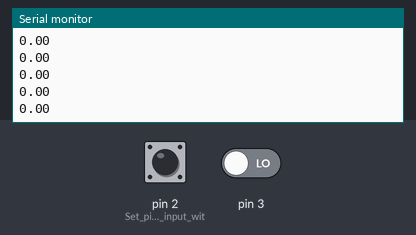
Simulated run of this sketch. Board: Arduino Uno, built with avr-gcc and run on an emulated ATmega328P. On the bench: the last lines printed to the serial monitor. Inputs (shaded band) come from the test bench; at power-on: pin 2 (Set_pin_2_as_an_input_wit) HIGH, pin 3 LOW.

Above: at 1.2 s.
1.3 s: pin 2 (Set_pin_2_as_an_input_wit) pulled LOW for 0.15 s
At 1.51 s:
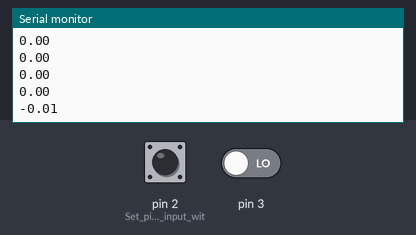
2.9 s: pin 2 (Set_pin_2_as_an_input_wit) pulled LOW for 1 s
At 3.92 s:
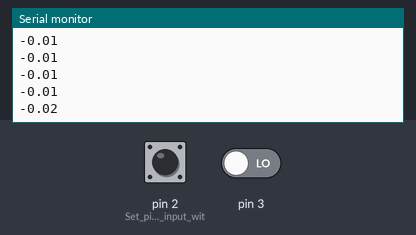
Timing chart, 0 to 5.9 s (numbered marks = the images above; inputs shaded):
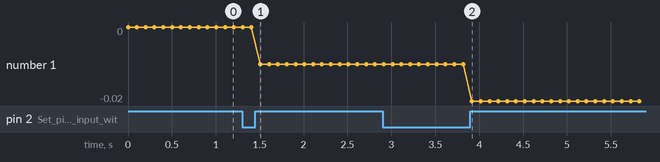

The sketch:

Lab1_Measuring_Position.ino
```cpp
//Global Variables
const float PPR = 12;  // Define the encoder resolution in PPR
const float GEAR_RATIO = 45;  // Define the gear ratio of the encoder
volatile int pulse = 0;  // Initialize the pulse count variable as volatile to ensure it can be accessed by the interrupt service routine

//User created functions
void incrementCount() {
int direction = digitalRead(3);  // Read the current direction of rotation from pin 3
  if (direction == HIGH){
  pulse ++; // Increment the count when pin 3 is high
  }
  else{
  pulse --; // decrement the count when pin 3 is high
  }
}

//Pin definitions and initial states
void setup() {
  pinMode(2, INPUT_PULLUP);  // Set pin 2 as an input with a pullup resistor
  attachInterrupt(digitalPinToInterrupt(2), incrementCount, RISING);  // Attach the interrupt to pin 2 and set it to trigger on a rising edge
  Serial.begin(9600);  // Start the serial communication
}

//interations
void loop() {
  float revolutions = pulse / (PPR* GEAR_RATIO);  // Convert PPR to revolutions
  float radians = revolutions*2*PI; // Convert revolutions to radians
  Serial.println(radians);  // Print the current position to the serial monitor
  delay(100);  // Delay for 100ms to avoid overwhelming the serial monitor with output
}
```

Measured:
- after the input at 1.3 s, the serial monitor: prints a new line after 0.21 s (image 1)
- after the input at 2.9 s, the serial monitor: prints a new line after 1.0 s (image 2)
- plotted number 1: 0 → -0.01 after the input at 1.3 s, -0.01 → -0.02 after the input at 2.9 s
